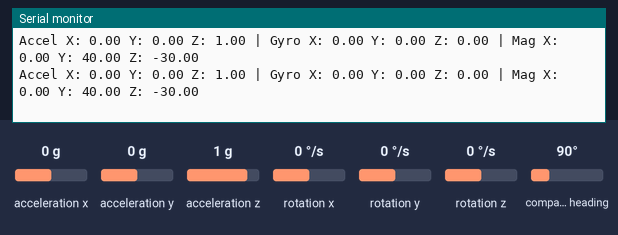
A sketch run on a simulated ESP32. Shown: the last lines printed to the serial monitor. The inputs (shaded band) are chosen by the test bench; at power-on: acceleration x 0 g, acceleration y 0 g, acceleration z 1 g, rotation x 0 °/s, rotation y 0 °/s, rotation z 0 °/s, compass heading 90°.

Above: at 1.2 s.
1.3 s: acceleration x set to -1.4 g
At 2.4 s:
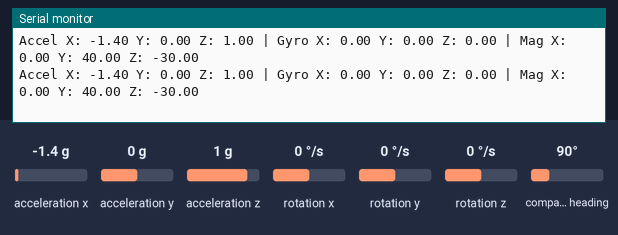
2.8 s: acceleration y set to -1.4 g
At 3.7 s:
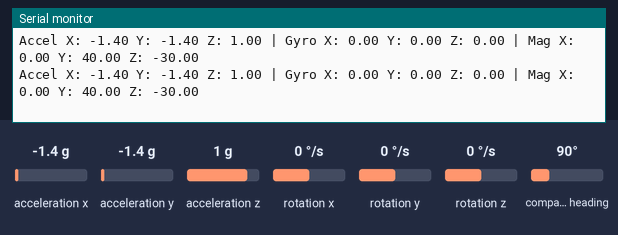
4.3 s: acceleration z set to -1.4 g
At 5.3 s:
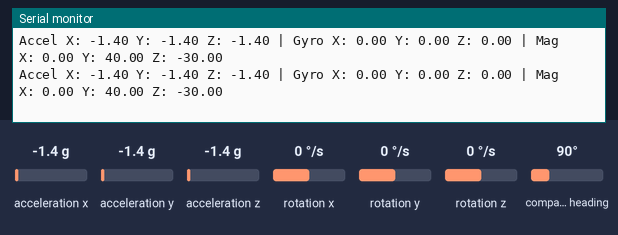
5.8 s: acceleration x set to 0 g
At 6.6 s:
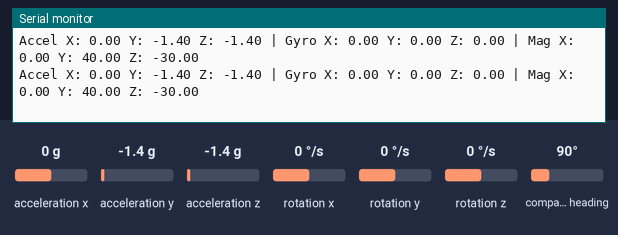
8.8 s: rotation x set to -192 °/s
At 9.5 s:
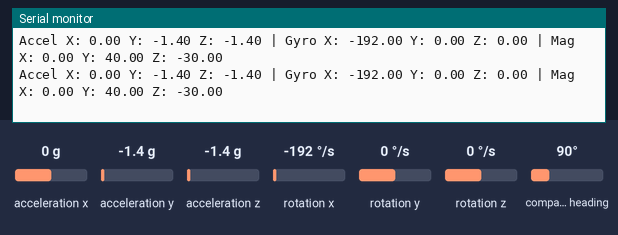
10.3 s: rotation x set to 0 °/s
At 11.3 s:
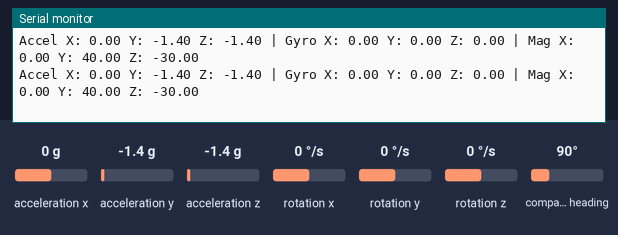

The sketch:

mpu9250_code.ino
```cpp
#include <Wire.h>
#include <MPU9250_asukiaaa.h>

MPU9250_asukiaaa mySensor;

void setup() {
  Serial.begin(115200);
  Wire.begin(22, 21); // SDA, SCL

  mySensor.setWire(&Wire);
  mySensor.beginAccel();
  mySensor.beginGyro();
  mySensor.beginMag();

  Serial.println("MPU9250 initialized.");
}

void loop() {
  mySensor.accelUpdate();
  mySensor.gyroUpdate();
  mySensor.magUpdate();

  Serial.print("Accel X: "); Serial.print(mySensor.accelX());
  Serial.print(" Y: "); Serial.print(mySensor.accelY());
  Serial.print(" Z: "); Serial.print(mySensor.accelZ());

  Serial.print(" | Gyro X: "); Serial.print(mySensor.gyroX());
  Serial.print(" Y: "); Serial.print(mySensor.gyroY());
  Serial.print(" Z: "); Serial.print(mySensor.gyroZ());

  Serial.print(" | Mag X: "); Serial.print(mySensor.magX());
  Serial.print(" Y: "); Serial.print(mySensor.magY());
  Serial.print(" Z: "); Serial.print(mySensor.magZ());

  Serial.println();
  delay(10);
}
```

Measured:
- after the input at 1.3 s, the serial monitor: prints a new line at once (image 1)
- after the input at 2.8 s, the serial monitor: prints a new line at once (image 2)
- after the input at 4.3 s, the serial monitor: prints a new line at once (image 3)
- after the input at 5.8 s, the serial monitor: prints a new line at once (image 4)
- after the input at 8.8 s, the serial monitor: prints a new line at once (image 5)
